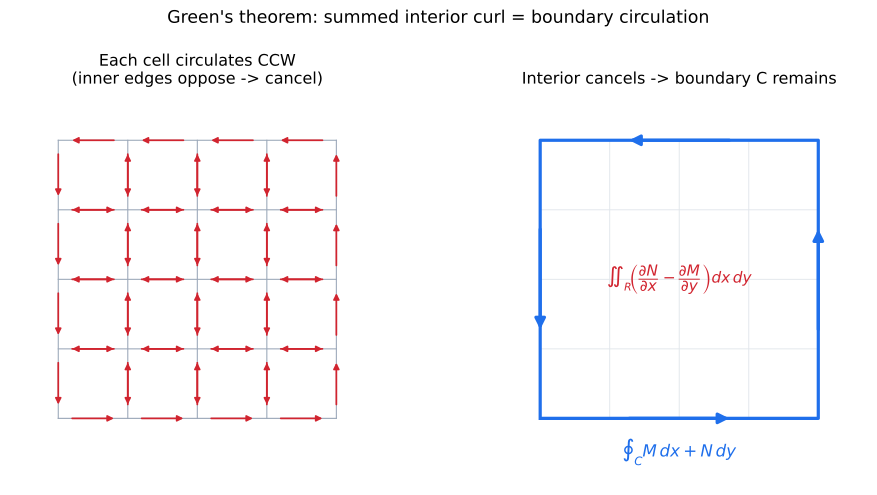

Source code (Python):
#!/usr/bin/env python3
"""Static figure for 13강 3기 13강 — Green's theorem as "interior curl summed up =
boundary circulation" (lecture §5). When the region R is cut into a fine grid, each
small cell carries a counter-clockwise circulation; the contributions on every shared
inner edge cancel (two neighbours traverse it in opposite directions), and only the
outer boundary C survives. Renders next to itself as an SVG embedded by the note.

Reproduce:  uv run --with matplotlib --with numpy python greens-theorem-cancellation-03-season-13-05.py
"""
from pathlib import Path
import numpy as np
import matplotlib.pyplot as plt
from matplotlib.patches import FancyArrowPatch

OUT = Path(__file__).with_suffix(".svg")

N = 4                      # N x N grid of cells over the unit square
INNER = "#9aa7b8"
OUTER = "#1f6feb"
CELL = "#d1242f"

fig, (axL, axR) = plt.subplots(1, 2, figsize=(10.2, 5.2))


def curved_arrow(ax, p0, p1, color, lw, rad=0.0, scale=11):
    ax.add_patch(FancyArrowPatch(p0, p1, arrowstyle="-|>", mutation_scale=scale,
                                 lw=lw, color=color, shrinkA=0, shrinkB=0,
                                 connectionstyle=f"arc3,rad={rad}", zorder=5))


def ccw_loop(ax, x0, y0, s, color, lw, scale=9):
    """Draw a counter-clockwise circulation around the cell [x0,x0+s] x [y0,y0+s]."""
    corners = [(x0, y0), (x0 + s, y0), (x0 + s, y0 + s), (x0, y0 + s), (x0, y0)]
    for (ax0, ay0), (ax1, ay1) in zip(corners[:-1], corners[1:]):
        mx, my = (ax0 + ax1) / 2, (ay0 + ay1) / 2
        dx, dy = ax1 - ax0, ay1 - ay0
        # short arrow centred on each edge, pointing along the CCW traversal
        curved_arrow(ax, (mx - 0.30 * dx, my - 0.30 * dy),
                     (mx + 0.30 * dx, my + 0.30 * dy), color, lw, scale=scale)


# ---- LEFT: every cell circulates CCW; inner edges carry opposing arrows ----
for i in range(N):
    for j in range(N):
        ccw_loop(axL, i, j, 1.0, CELL, 1.3)
# grid lines
for k in range(N + 1):
    axL.plot([0, N], [k, k], color=INNER, lw=0.8, zorder=1)
    axL.plot([k, k], [0, N], color=INNER, lw=0.8, zorder=1)
axL.set_title("Each cell circulates CCW\n(inner edges oppose -> cancel)", fontsize=12)

# ---- RIGHT: interior cancels, only the outer boundary survives ----
# faint grid for reference
for k in range(N + 1):
    axR.plot([0, N], [k, k], color="#e1e6eb", lw=0.7, zorder=0)
    axR.plot([k, k], [0, N], color="#e1e6eb", lw=0.7, zorder=0)
# outer boundary C, traversed CCW
bx = [0, N, N, 0, 0]
by = [0, 0, N, N, 0]
axR.plot(bx, by, color=OUTER, lw=2.4, zorder=2)
edges = [((0, 0), (N, 0)), ((N, 0), (N, N)),
         ((N, N), (0, N)), ((0, N), (0, 0))]
for (x0, y0), (x1, y1) in edges:
    mx, my = (x0 + x1) / 2, (y0 + y1) / 2
    dx, dy = x1 - x0, y1 - y0
    curved_arrow(axR, (mx - 0.18 * dx, my - 0.18 * dy),
                 (mx + 0.18 * dx, my + 0.18 * dy), OUTER, 2.4, scale=16)
axR.text(N / 2, -0.55, r"$\oint_C M\,dx + N\,dy$", ha="center", fontsize=12.5, color=OUTER)
axR.text(N / 2, N / 2, r"$\iint_R\!\left(\dfrac{\partial N}{\partial x}-\dfrac{\partial M}{\partial y}\right)dx\,dy$",
         ha="center", va="center", fontsize=11.5, color=CELL)
axR.set_title("Interior cancels -> boundary C remains", fontsize=12)

for ax in (axL, axR):
    ax.set_xlim(-0.7, N + 0.7)
    ax.set_ylim(-0.95, N + 0.7)
    ax.set_aspect("equal")
    ax.set_xticks([]); ax.set_yticks([])
    for s in ax.spines.values():
        s.set_visible(False)

fig.suptitle("Green's theorem: summed interior curl = boundary circulation", fontsize=13)
fig.tight_layout(rect=(0, 0, 1, 0.96))
fig.savefig(OUT, format="svg", bbox_inches="tight")
print(f"wrote {OUT}  (grid {N}x{N}, {N*N} cells, inner edges cancel pairwise)")
